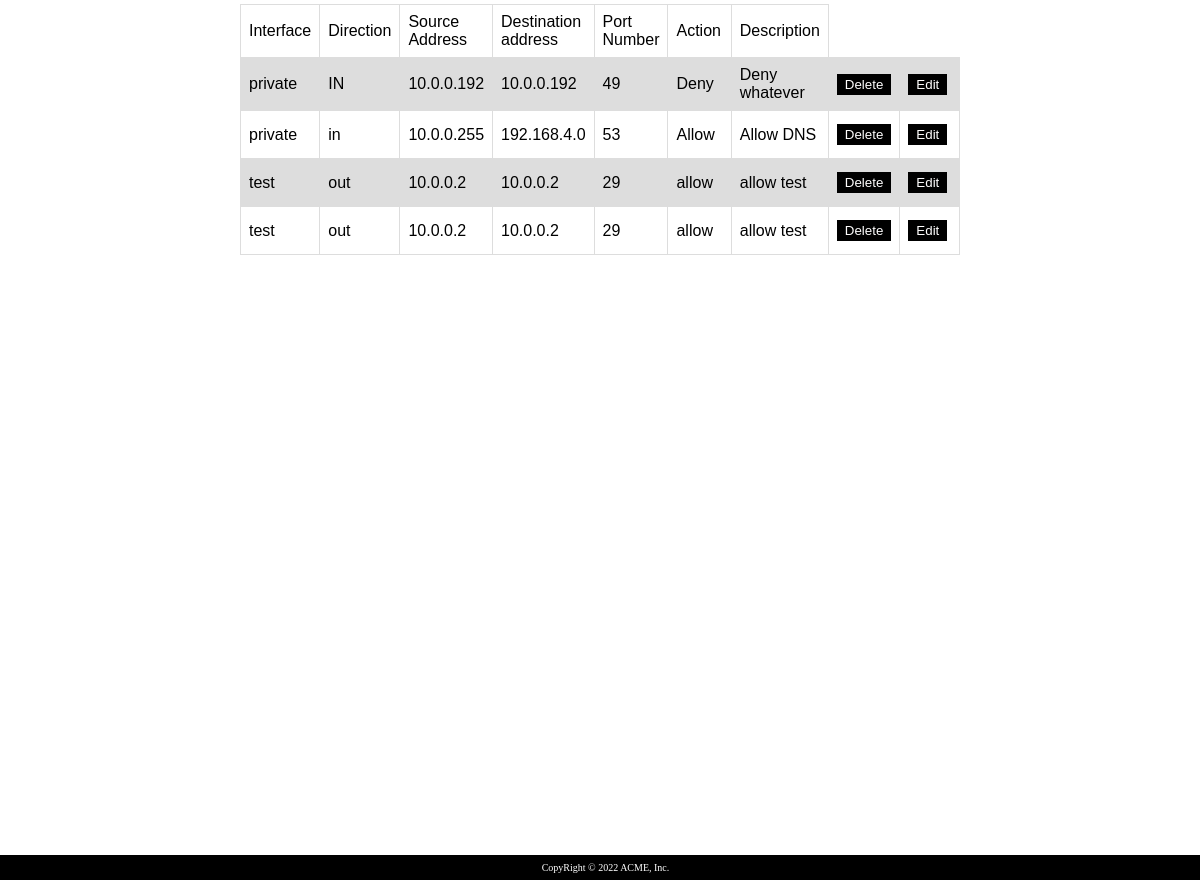
/pages/firewall_practice (lower part), run on an earlier commit of the app's database.
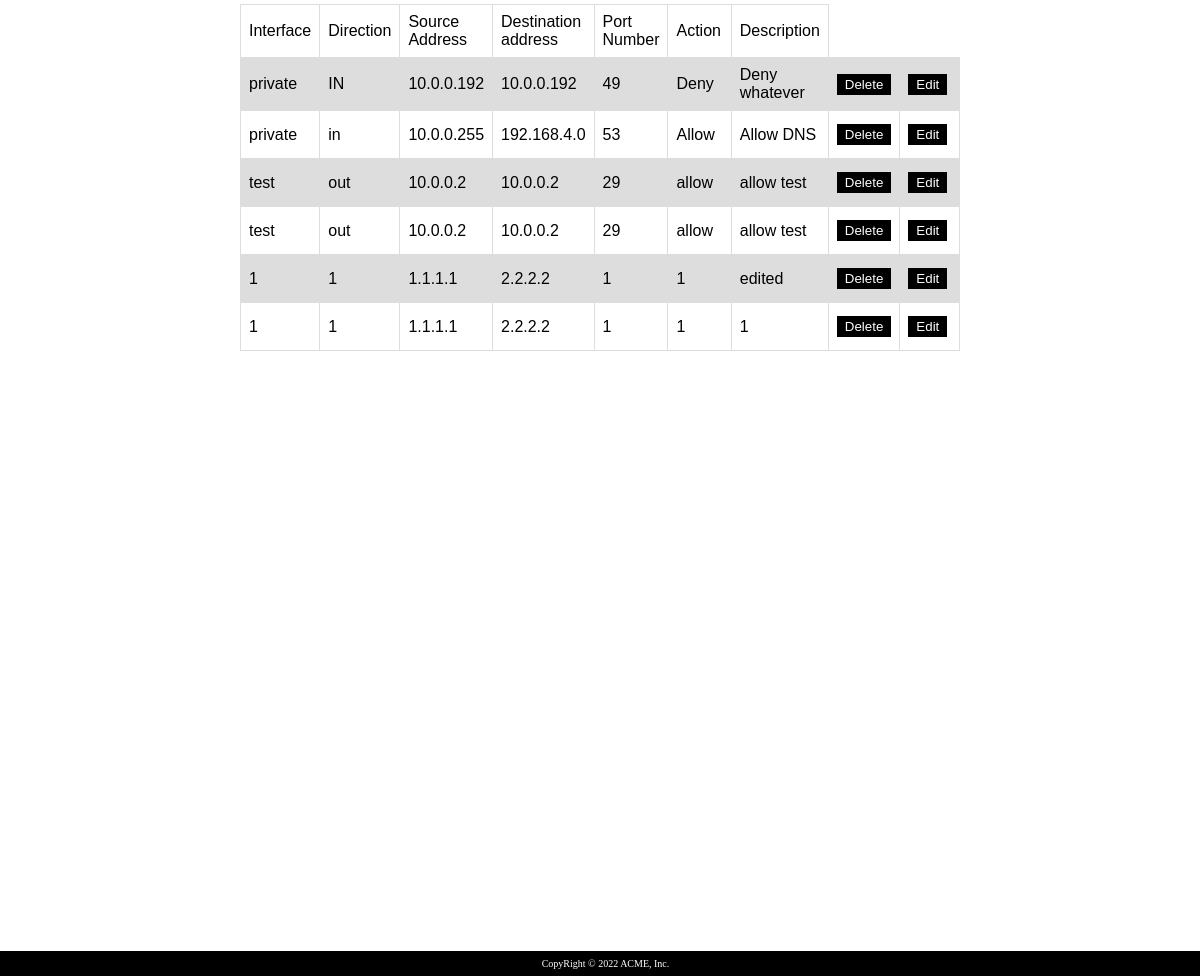
And on a later commit of the database.
### firewall_rules/models.py (models this page shows, shortened)
class firewall_rules(models.Model):
    firewall_practice_id = models.ForeignKey(firewall_practice, on_delete=models.CASCADE, null=True)
    zone = models.CharField(max_length=40)
    direction = models.CharField(max_length=3)
    source_ip = models.GenericIPAddressField(protocol = 'IPv4')
    source_protocol = models.CharField(max_length=3)
    source_detail = models.CharField(max_length=5)
    destination_ip = models.GenericIPAddressField(protocol = 'IPv4')
    destination_protocol = models.CharField(max_length=3)
    destination_detail = models.CharField(max_length=5)
    action = models.CharField(max_length=5)
    description = models.CharField(max_length=100)
    pub_date = models.DateTimeField('date_published', auto_now=True)

### firewall_rules/views.py (the view)
# urls.py: path('pages/firewall_practice', views.get_input_firewall_rules, name='firewall_practice'),
def get_input_firewall_rules(request):
    template = loader.get_template('firewall_rules/firewall_practice_django.html')
    if request.method == 'POST':
        form = get_firewall_rules(request.POST)
        if form.is_valid():
            zone = form.cleaned_data['zone']
            direction = form.cleaned_data['direction']
            source_ip = form.cleaned_data['source_ip']
            source_protocol = form.cleaned_data['source_protocol']
            source_detail = form.cleaned_data['source_detail']
            destination_ip = form.cleaned_data['destination_ip']
            destination_protocol = form.cleaned_data['destination_protocol']
            destination_detail = form.cleaned_data['destination_detail']
            action = form.cleaned_data['action']
            description = form.cleaned_data['description']
            p = firewall_rules(zone=zone,
                direction=direction,
                source_ip=source_ip,
                source_protocol=source_protocol,
                source_detail=source_detail,
                destination_protocol=destination_protocol,
                destination_ip=destination_ip,
                destination_detail=destination_detail,
                action=action,
                description=description )
            p.save()
            form = get_firewall_rules()
    else:
        form = get_firewall_rules()
    rules = firewall_rules.objects.all()
    context = {
        'form' : form,
        'firewall_rules' : rules,
        'instruction' : "You can enter data in the following boxes"
    }
    return HttpResponse(template.render(context, request))

### firewall_rules/templates/firewall_rules/firewall_practice_django.html (shortened to what this page needs)
{% load static %}
<!DOCTYPE html>
<html lang="en">
        <head>
        </head>
        <link href="{% static 'firewall_rules/css/project1.css' %}" rel="stylesheet">
        <div>
            <table id="myTable">
                <tr id="first_row">
                    <td>Interface</td>
                    <td>Direction</td>
                    <td>Source Address</td>
                    <td>Destination address</td>
                    <td>Port Number</td>
                    <td>Action</td>
                    <td>Description</td>
                </tr>
                {% for rule in firewall_rules %}
                <tr>
                    <td> {{ rule.zone }} </td>
                    <td> {{ rule.direction }} </td>
                    <td> {{rule.source_ip}} </td>
                    <td> {{rule.destination_ip}} </td>
                    <td> {{rule.destination_detail}} </td>
                    <td> {{rule.action}} </td>
                    <td> {{rule.description}} </td>
                    <td>
                        <form action="/action/delete/{{ rule.id }}">
                            <button type="submit" class="delete_button">Delete</button>
                        </form>
                    </td>
                    <td>
                        <form action="/pages/firewall_practice/{{ rule.id }}">
                            <button type="submit" class="edit_button">Edit</button>
                        </form>
                    </td>
                </tr>
                {% endfor %}
            </table>
        </div>
        <footer class="firewall_practice">
            <p>CopyRight © 2022 ACME, Inc.</p>
        </footer>
</html>

What changed in the data, as far as the page shows it:
added firewall_rules: zone "1", direction "1", source_ip "1.1.1.1", destination_ip "2.2.2.2", destination_detail "1", action "1", description "edited"
added firewall_rules: zone "1", direction "1", source_ip "1.1.1.1", destination_ip "2.2.2.2", destination_detail "1", action "1", description "1"
